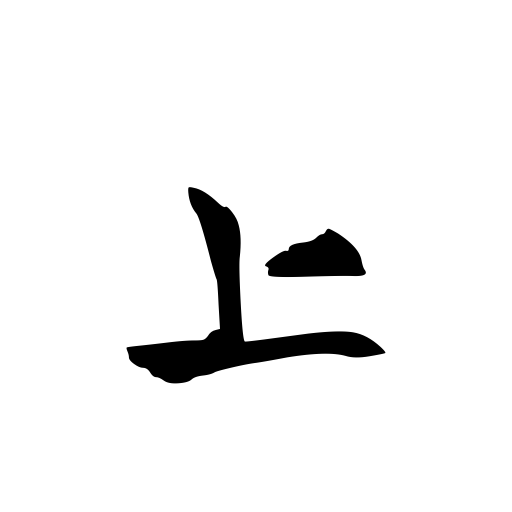
#> input picture 000-dataset/Longcang/4E0A.png, 512 x 512 px, found by its file name
$ jupyter execute 001-001-calligraphy-outline-font.ipynb
#> lines starting #> are read from the running program, lines starting #| are printed output that depends on the picture; after the words box and inside, x2 and y2 are one past the last pixel; in counts of white or black regions, pixels touching at a corner belong together; long printed decimals are rounded
[cell 1]
from pathlib import Path

import cv2
import matplotlib.pyplot as plt
import numpy as np
from scipy.ndimage import gaussian_filter1d
from scipy.signal import find_peaks

THRESHOLD = 127

[cell 2]
relative_image_path = Path("000-dataset/Longcang/4E0A.png")
image_candidates = (
    Path.cwd() / relative_image_path,
    Path.cwd().parent / relative_image_path,
)
image_path = next((path.resolve() for path in image_candidates if path.is_file()), None)

if image_path is None:
    searched_paths = "\n".join(f"- {path.resolve()}" for path in image_candidates)
    raise FileNotFoundError(f"Could not find the source image. Searched:\n{searched_paths}")

image = cv2.imread(str(image_path), cv2.IMREAD_UNCHANGED)
#> image is the input picture: shape (512, 512); min 0, max 255, mean 241.3
if image is None:
    raise ValueError(f"OpenCV could not decode the source image: {image_path}")

print(f"Loaded image: {image_path}")

plt.imshow(image, cmap="gray")
plt.axis("off")
plt.show()

[cell 3]
# 统一转换为灰度图；兼容灰度、BGR 和 BGRA 输入
if image.ndim == 3:
    conversion = cv2.COLOR_BGRA2GRAY if image.shape[2] == 4 else cv2.COLOR_BGR2GRAY
    gray = cv2.cvtColor(image, conversion)
else:
    gray = image.copy()

# findContours 将非零像素视为前景，因此把黑色字形反转为白色
_, mask = cv2.threshold(gray, THRESHOLD, 255, cv2.THRESH_BINARY_INV)
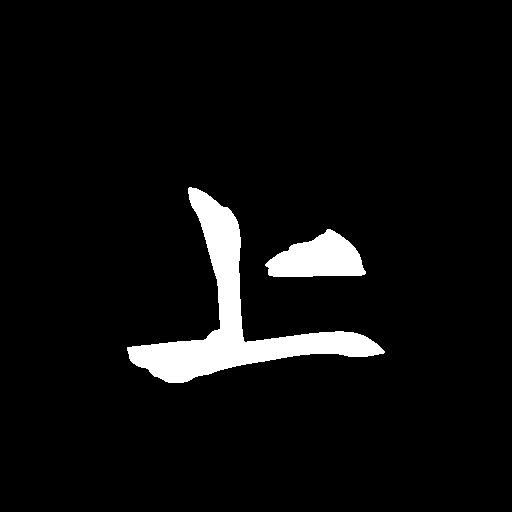
#> mask: shape (512, 512); 5.4% white; 2 white regions

# 若字形轮廓存在细小断裂，可按需启用闭运算；默认关闭以免改变细节
# kernel = np.ones((3, 3), dtype=np.uint8)
# mask = cv2.morphologyEx(mask, cv2.MORPH_CLOSE, kernel, iterations=1)

plt.imshow(mask, cmap="gray")
plt.axis("off")
plt.show()

mask

[cell 4]
# [6 lines of commented-out code are left out]

[cell 5]
# 直接在填充的二值字形上提取外轮廓。CHAIN_APPROX_NONE 保留连续边界点，
# 更适合后续的周期差分和曲率计算。
contours, hierarchy = cv2.findContours(
    mask.copy(),
    cv2.RETR_EXTERNAL,
    cv2.CHAIN_APPROX_NONE
)
#> contours = 2 contours; box (x1, y1, x2, y2) and area: (127, 187, 385, 383) 10467, (265, 229, 366, 277) 3046

for i, contour in enumerate(contours):
    print(
        i,
        contour.shape,
        cv2.contourArea(contour)
    )
#> this loop made 2 passes
#| 0 (226, 1, 2) 3046.0
#| 1 (816, 1, 2) 10467.0

[cell 6]
contour_image = np.full(
    (*mask.shape, 3),
    255,
    dtype=np.uint8
)

cv2.drawContours(
    contour_image,
    contours,
    -1,
    (0, 0, 0),
    1
)
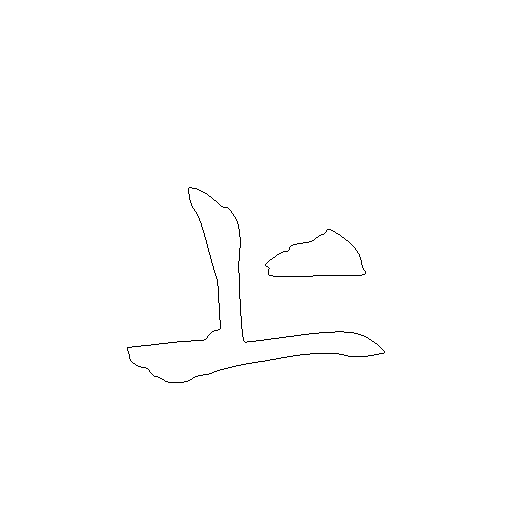
#> contour_image: shape (512, 512, 3); 99.6% white; black in thin lines or dots, all inside (x1, y1, x2, y2) = (127, 187, 385, 383)

[cell 7]
plt.figure(figsize=(5, 5))
plt.imshow(contour_image)
plt.axis("off")
plt.show()

[cell 8]
if not contours:
    raise ValueError("No contour was found in the binary mask.")

# 点数最多的轮廓可能只是细长的退化边缘；按包围面积选择主体轮廓。
main_contour = max(contours, key=cv2.contourArea)
#> main_contour = contour of 816 points, box (x1, y1, x2, y2) (127, 187, 385, 383), area 10467

print("main_contour.shape =", main_contour.shape)
#| main_contour.shape = (816, 1, 2)
print("main_contour.area =", cv2.contourArea(main_contour))
#| main_contour.area = 10467.0

[cell 9]
contour1 = main_contour[:, 0, :].astype(np.float64)
#> contour1 = 816 pairs, first value 127 to 384, second value 187 to 382

# 清理相邻重复点，防止零长度边导致曲率分母接近零。
keep = np.r_[True, np.any(np.diff(contour1, axis=0) != 0, axis=1)]
contour1 = contour1[keep]

x, y = contour1[:, 0], contour1[:, 1]
#> x = 816 values, max 384 at index 503, min 127 at index 235, mean 241.4; y = 816 values, max 382 at index 287, min 187 at index 0, mean 315.3

print(x[:10])
#| [189. 188. 188. 188. 188. 188. 188. 189. 189. 189.]
print(y[:10])
#| [187. 188. 189. 190. 191. 192. 193. 194. 195. 196.]

[cell 10]
# OpenCV 在几何意义上把 contour 视为闭合，但返回数组通常不会重复首点。
# 绘图时单独追加首点；contour1 本身仍保持无重复端点，供曲率计算使用。
closed_contour = np.vstack((contour1, contour1[0]))
#> closed_contour = 817 pairs, first value 127 to 384, second value 187 to 382

plt.figure(figsize=(5, 5))

plt.plot(
    closed_contour[:, 0],
    closed_contour[:, 1],
    color="black",
    linewidth=1
)

plt.gca().invert_yaxis()

plt.axis("equal")
plt.axis("off")
plt.show()
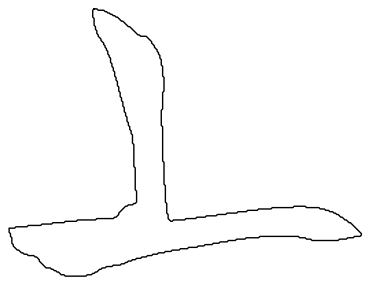
#> figure drawn by matplotlib, 1 panel

[cell 11]
# 对闭合轮廓使用周期中心差分，避免 np.gradient 在数组两端产生人为边界。
previous_points = np.roll(contour1, 1, axis=0)
#> previous_points has the same summary as contour1
next_points = np.roll(contour1, -1, axis=0)
#> next_points has the same summary as contour1

first_derivative = (next_points - previous_points) / 2.0
#> first_derivative = 816 pairs, first value -1 to 1, second value -1 to 1
second_derivative = next_points - 2.0 * contour1 + previous_points
#> second_derivative has the same summary as first_derivative

dx, dy = first_derivative[:, 0], first_derivative[:, 1]
#> dx = 816 values, max 1 at index 21, min -1 at index 0, mean 0; dy = 816 values, max 1 at index 1, min -1 at index 311, mean 0
print(dx[:10])
#| [-1.  -0.5  0.   0.   0.   0.   0.5  0.5  0.   0. ]
print(dy[:10])
#| [0.5 1.  1.  1.  1.  1.  1.  1.  1.  1. ]

ddx, ddy = second_derivative[:, 0], second_derivative[:, 1]
#> ddx = 816 values, max 1 at index 1, min -1 at index 7, mean 0; ddy = 816 values, max 1 at index 0, min -1 at index 142, mean 0
print(ddx[:10])
#| [ 0.  1.  0.  0.  0.  0.  1. -1.  0.  0.]
print(ddy[:10])
#| [1. 0. 0. 0. 0. 0. 0. 0. 0. 0.]

[cell 12]
numerator = np.abs(
    dx * ddy - dy * ddx
)
#> numerator = 816 values, max 1 at index 0, min 0 at index 2, mean 0.347

denominator = (dx ** 2 + dy ** 2) ** 1.5
#> denominator = 816 values, max 2.83 at index 21, min 0.354 at index 235, mean 1.23

curvature = numerator / np.maximum(denominator, 1e-8)
#> curvature = 816 values, max 2.83 at index 235, min 0 at index 2, mean 0.251

print(curvature[:10])
#| [0.7155 0.7155 0.         0.         0.         0.
#|  0.7155 0.7155 0.         0.        ]

[cell 13]
plt.figure(figsize=(12,4))

plt.plot(curvature, color="black", linewidth=1)
plt.xlabel("Point Index")
plt.ylabel("Curvature")
plt.title("Curvature of the Outline")
plt.show()

[cell 14]
curvature_sum = np.sum(curvature)
#> curvature_sum = 204.6
print(f"Sum of curvature: {curvature_sum}")
#| Sum of curvature: 204.611

[cell 15]
SIGMA = 0.5
smooth_curvature = gaussian_filter1d(
    curvature,
    sigma=SIGMA,
    mode="wrap"
)
#> smooth_curvature = 816 values, max 2.22 at index 235, min 0 at index 95, mean 0.251

peak, properties = find_peaks(
    smooth_curvature
)
#> peak = 121 values from 6 to 814; properties = 0 items

print(peak[:10])
#| [ 6 13 15 19 22 28 34 40 42 45]
print(len(peak))
#| 121

feature_points = contour1[peak]
#> feature_points = 121 pairs, first value 127 to 384, second value 187 to 382
print(feature_points[:10])
#| [[188. 193.]
#|  [190. 200.]
#|  [190. 202.]
#|  [192. 206.]
#|  [194. 209.]
#|  [197. 215.]
#> (further printed lines are left out)

[cell 16]
plt.figure(figsize=(20,20))

plt.plot(closed_contour[:, 0], closed_contour[:, 1], color="black", linewidth=1)

plt.scatter(
    feature_points[:, 0],
    feature_points[:, 1],
    color="red",
    s=10
)

for i, (fx, fy) in enumerate(feature_points):
    plt.annotate(
        f"{i+1}",
        xy=(fx, fy),
        xytext=(5, -5),
        textcoords="offset points",
        fontsize=8,
        color="blue"
    )
#> this loop made 121 passes
#> (fx, fy) on passes 1 to 8: (188, 193), (190, 200), (190, 202), (192, 206), (194, 209), (197, 215), (200, 221), (202, 227)

plt.gca().invert_yaxis()
plt.axis("equal")
plt.axis("off")
plt.title("Feature Points on the Outline")
plt.show()
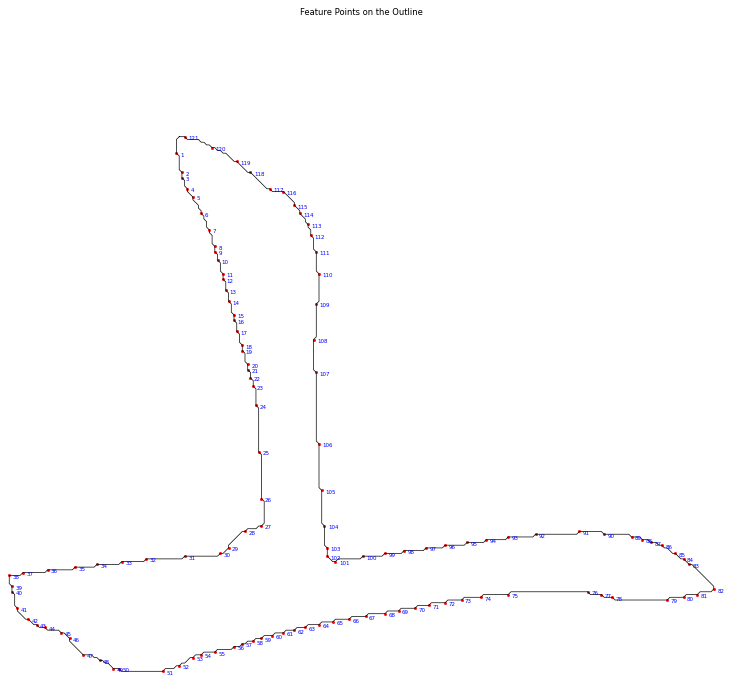
#> figure drawn by matplotlib, 1 panel

plt.figure(figsize=(12, 4))

# 原始曲率：淡色
plt.plot(
    curvature,
    color="gray",
    linewidth=1,
    alpha=0.35,
    label="Original Curvature"
)

# Gaussian 平滑后的曲率：主线
plt.plot(
    smooth_curvature,
    color="black",
    linewidth=1.5,
    label="Smoothed Curvature"
)

for i, p in enumerate(peak):
    plt.scatter(
        p,
        smooth_curvature[p],
        color="red",
        s=10
    )
    plt.annotate(
        f"{i+1}",
        xy=(p, smooth_curvature[p]),
        xytext=(0, 8),
        textcoords="offset points",
        fontsize=8,
        ha="center"
    )
#> this loop made 121 passes
#> p on passes 1 to 8: 6, 13, 15, 19, 22, 28, 34, 40

plt.xlabel("Point Index")
plt.ylabel("Curvature")
plt.title("Curvature of the Outline")
plt.legend()
plt.show()
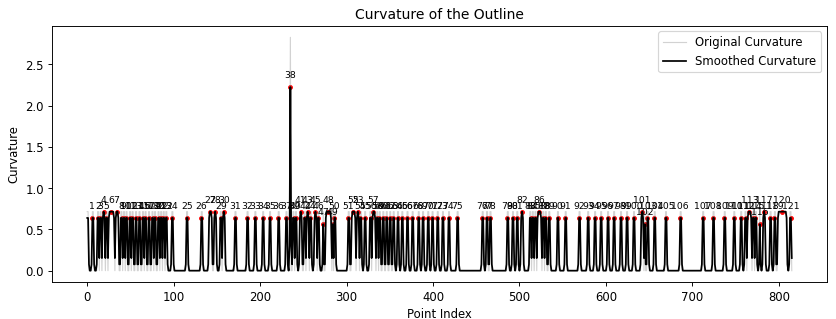
#> figure drawn by matplotlib, 1 panel; curve peaks at x = 235, y = 2.83; curve peaks at x = 235, y = 2.22

[cell 17]
angles = []

for i in range(len(feature_points)):
    p1 = feature_points[i - 1]
    p2 = feature_points[i]
    p3 = feature_points[(i + 1) % len(feature_points)]

    v1 = p1 - p2
    v2 = p3 - p2

    numerator = np.dot(v1, v2)
    denominator = np.linalg.norm(v1) * np.linalg.norm(v2)
    denominator = np.clip(denominator, 1e-8, None)

    cos_angle = numerator / denominator
    angle = np.arccos(np.clip(cos_angle, -1.0, 1.0))
    angles.append(np.degrees(angle))
#> this loop made 121 passes
#> (p1, p2, p3, v1, v2, numerator, denominator, cos_angle) on passes 1 to 6: ([191, 187], [188, 193], [190, 200], [3, -6], [2, 7], -36, 48.84, -0.737), ([188, 193], [190, 200], [190, 202], [-2, -7], [0, 2], -14, 14.56, -0.962), ([190, 200], [190, 202], [192, 206], [0, -2], [2, 4], -8, 8.94, -0.894), ([190, 202], [192, 206], [194, 209], [-2, -4], [2, 3], -16, 16.12, -0.992), ([192, 206], [194, 209], [197, 215], [-2, -3], [3, 6], -24, 24.19, -0.992), ([194, 209], [197, 215], [200, 221], [-3, -6], [3, 6], -45, 45, -1)
#> after the loop, angles = 121 values, max 180 at index 12, min 63.43 at index 81, mean 167.9


angles = np.array(angles)
print(len(angles))
#| 121
print(angles)
#| [137.490 164.055  153.435 172.875 172.875
#|  180.000 171.870 161.565 161.565 176.634
#|  158.199 165.964 180.         172.235 158.199
#|  165.964 172.235 158.199 158.199 158.199
#|  161.565 180.000 169.695 175.236 180.000
#|  176.634 108.435 153.435 168.690 150.709
#> (further printed lines are left out)

[cell 18]
plt.figure(figsize=(20,20))

plt.plot(
    closed_contour[:, 0],
    closed_contour[:, 1],
    linewidth=1
)

scatter = plt.scatter(
    feature_points[:, 0],
    feature_points[:, 1],
    c=angles,
    s=60
)

plt.colorbar(
    scatter,
    label="Angle (degrees)"
)

plt.gca().invert_yaxis()
plt.axis("equal")

plt.title("Feature Points with Angles")
plt.show()
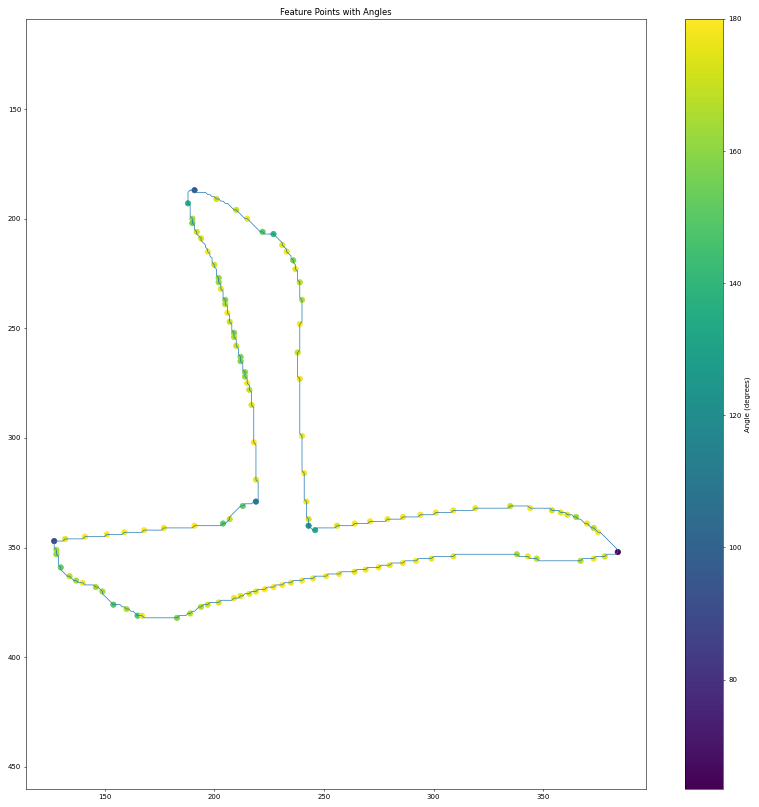
#> figure drawn by matplotlib, 2 panels

[cell 19]
sorted_indeces = np.argsort(angles)
#> sorted_indeces = 121 values, max 120 at index 2, min 0 at index 6, mean 60

sorted_angles = angles[sorted_indeces]
#> sorted_angles = 121 values from 63.43 to 180


print(sorted_angles[:10])
#| [ 63.435  87.274  94.764 108.435 123.690
#|  135.         137.490 139.970 148.241 149.036]

[cell 20]
angle_x = np.arange(len(sorted_angles))
#> angle_x = 121 values from 0 to 120

plt.figure(figsize=(12, 4))
plt.scatter(
    angle_x,
    sorted_angles,
    color="black",
    s=10
)
plt.xlabel("Index")
plt.ylabel("Angle (degrees)")
plt.title("Sorted Feature Point Angles")
plt.show()
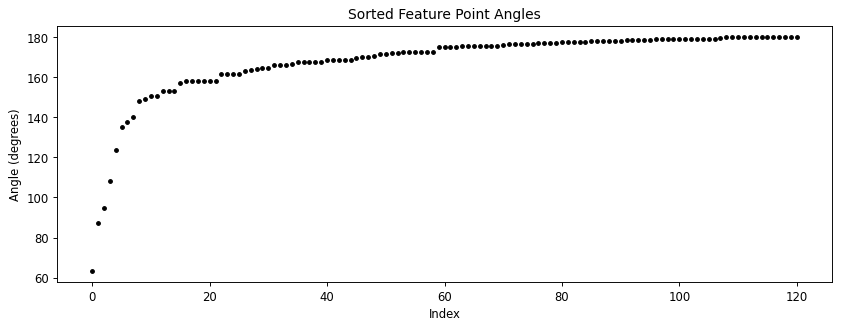
#> figure drawn by matplotlib, 1 panel

[cell 21]
x1, y1 = angle_x[0], sorted_angles[0]
#> x1 = 0; y1 = 63.43
x2, y2 = angle_x[-1], sorted_angles[-1]
#> x2 = 120; y2 = 180


principal_axis = (y1 +(y2-y1)/(x2-x1)*(angle_x-x1))
#> principal_axis = 121 values from 63.43 to 180
print(principal_axis[:10])
#| [63.435 64.406 65.378 66.349  67.320 68.292
#|  69.263 70.235 71.206 72.177]

[cell 22]
plt.figure(figsize=(12, 4))
plt.scatter(
    angle_x,
    sorted_angles,
    color="black",
    s=10,
    label="Sorted Angles"
)

plt.plot(
    angle_x,
    principal_axis,
    color="red",
    linewidth=1,
    label="Principal Axis"
)

plt.xlabel("Sorted Index")
plt.ylabel("Angle (degrees)")

plt.legend()
plt.title("Principal Axis of Feature Point Angles")
plt.show()

[cell 23]
A = y2 - y1
#> A = 116.6
B = x1 - x2
#> B = -120
C = x2 * y1 - x1 * y2
#> C = 7612.2

distances = np.abs(A * angle_x + B * sorted_angles + C) / np.sqrt(A**2 + B**2)
#> distances = 121 values, max 56.78 at index 15, min 0 at index 0, mean 33.11

print(distances[:10])
#| [ 0.         16.403 21.078 30.188 40.434 47.850
#|  48.939 50.021  55.257 55.131]

print(angle_x.shape)
#| (121,)
print(distances.shape)
#| (121,)

[cell 24]
plt.figure(figsize=(12, 4))
plt.plot(
    angle_x,
    distances,
)
plt.scatter(
    angle_x,
    distances,
    color="red",
    s=10,
    label="Distances to Principal Axis"
)

plt.xlabel("Sorted Index")
plt.ylabel("Distance")
plt.title("Distances of Feature Points to Principal Axis")
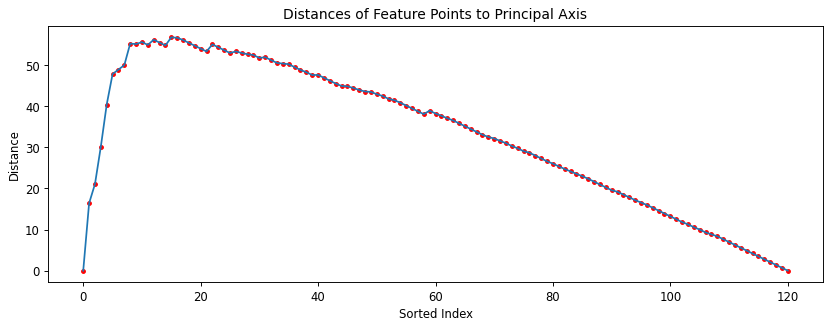
#> figure drawn by matplotlib, 1 panel; curve peaks at x = 15, y = 56.78

[cell 25]
max_distance_index = np.argmax(distances)
#> max_distance_index = 15
max_distance = distances[max_distance_index]
#> max_distance = 56.78

print(f"Max distance: {max_distance} at index {max_distance_index}")
#| Max distance: 56.782 at index 15

[cell 26]
angle_threshold = sorted_angles[max_distance_index]
#> angle_threshold = 157.2

print(f"Angle threshold: {angle_threshold}")
#| Angle threshold: 157.166

[cell 27]
plt.figure(figsize=(12, 4))

plt.scatter(
    angle_x,
    sorted_angles,
    label="Sorted Angles"
)

plt.plot(
    angle_x,
    principal_axis,
    label="Principal Axis"
)

plt.scatter(
    max_distance_index,
    angle_threshold,
    s=50,
    color="red",
    label="Threshold Point"
)

plt.axhline(
    angle_threshold,
    linestyle="--",
    color="blue",
    label="Angle Threshold"
)

plt.xlabel("Sorted Index")
plt.ylabel("Angle (degrees)")

plt.legend()
plt.title("Angle Threshold Determination")
plt.show()
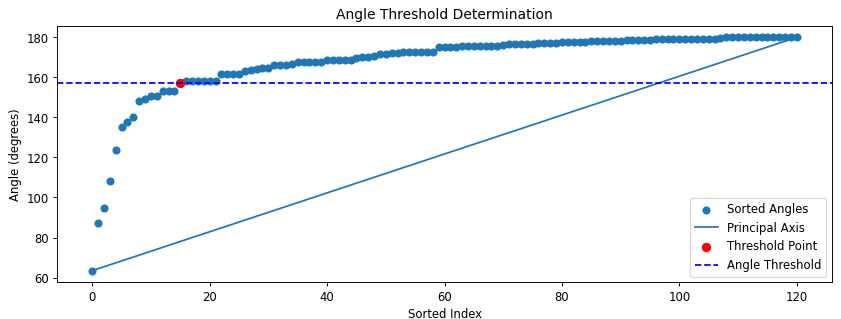
#> figure drawn by matplotlib, 1 panel; curve peaks at x = 120, y = 180

[cell 28]
final_mask = (angles < angle_threshold)
final_feature_points = feature_points[final_mask]
#> final_feature_points = 15 rows, first 8: [188, 193], [190, 202], [219, 329], [213, 331], [204, 339], [127, 347], [130, 359], [154, 376]

[cell 29]
plt.figure(figsize=(20, 20))

plt.plot(closed_contour[:, 0], closed_contour[:, 1], color="black", linewidth=1)

plt.scatter(
    final_feature_points[:, 0],
    final_feature_points[:, 1],
    color="red",
    s=10
)

plt.gca().invert_yaxis()
plt.axis("equal")
plt.title("Final Feature Points After Filtering")
plt.show()
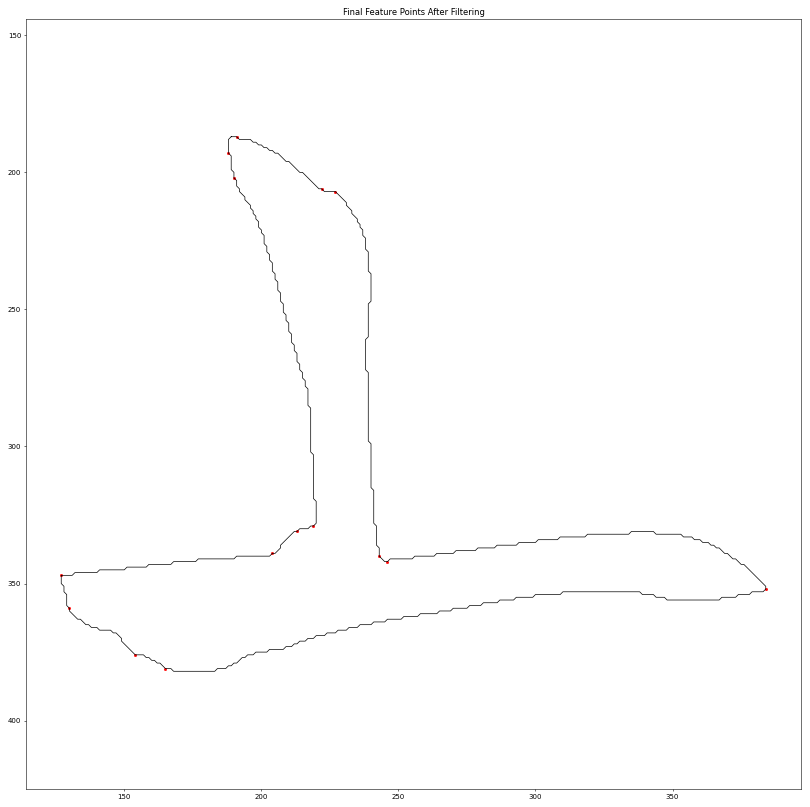
#> figure drawn by matplotlib, 1 panel

[cell 30]
final_peak_indices = peak[final_mask]
#> final_peak_indices = [6, 15, 142, 148, 158, 235, 247, 273, 284, 503, 642, 645, 778, 783, 814]
#> (the rest of the program and of its run is left out)
